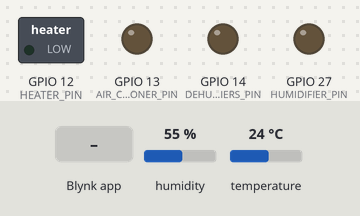
Bench run of a sketch on a simulated ESP32. Shown: switched loads named in the sketch (green lamp = pin HIGH), output pins drawn as LEDs (lit = HIGH). Inputs (shaded band) come from the test bench; at power-on: humidity 55 %, temperature 24 °C. WiFi joins after 1.5 s; servers stay silent unless stated.

Above: at 3.0 s.
3.1 s: Blynk app writes 1 to V1
At 4.3 s:
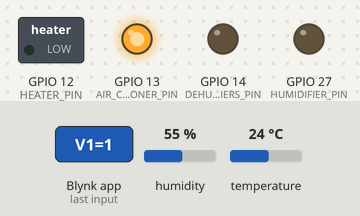
4.6 s: Blynk app writes 1 to V2
At 5.7 s:
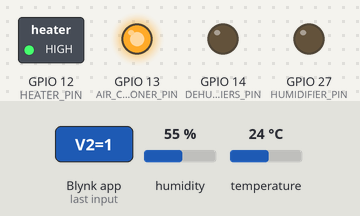
6.1 s: Blynk app writes 0 to V1
At 6.8 s:
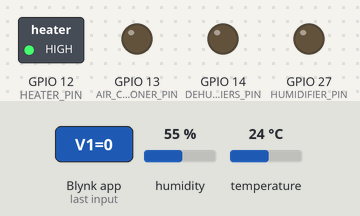
7.6 s: Blynk app writes 1 to V3
At 7.9 s:
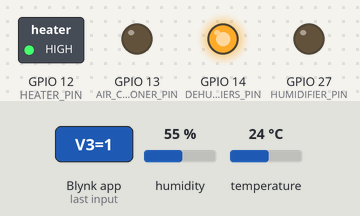
9.1 s: Blynk app writes 200 to V1
At 10.3 s:
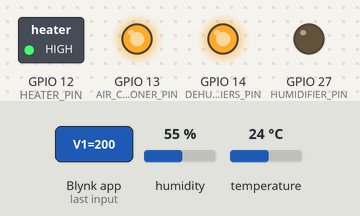
10.6 s: Blynk app writes 0 to V2
At 11.5 s:
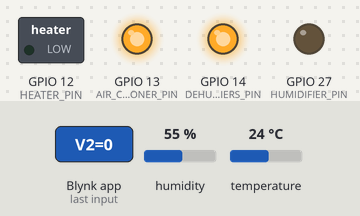
Timing chart, 0 to 13.1 s (numbered marks = the images above; inputs shaded):
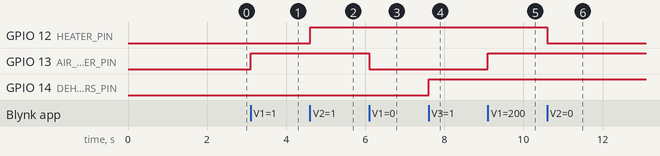

The sketch:

code.ino
```cpp
#include <WiFi.h>
#include <BlynkSimpleEsp32.h>
#include <DHT.h>


char ssid[] = "B9-106";
char pass[] = "1mot2hai3ba";


char auth[] = "ohvacSXCOIJC6SbrSJK9eClqNGFhQlZ0";


#define DHT_PIN 4  // kết nối cảm biến dht11 với chân D4
#define DHT_TYPE DHT11
#define AIR_CONDITIONER_PIN 13  // pinout của máy lạnh là chân D13
#define HEATER_PIN 12           //pin out của máy sưởi là chân D12
#define DEHUMIDIFIERS_PIN 14    //pin out của máy hút ẩm là chân D14
#define HUMIDIFIER_PIN 27       //PIN OUT CỦA MÁY PHUN SƯƠNG LÀ CHÂN D27
 int VIRTUAL_PIN_1;       // virtual_pin của máy lạnh
 int VIRTUAL_PIN_2;        // virtual_pin của máy sưởi
 int VIRTUAL_PIN_3;         // virtual_pin của máy hút ẩm
 int VIRTUAL_PIN_4;        // virtual_pin của máy phun sươngint
 int VIRTUAL_PIN_5;        // virtual_pin tắt hết các thiết bị
 int VIRTUAL_PIN_6;       // virtual_pin chế độ điều khiển tự động

//Trạng thái các nút bấm trên app blynk
bool b1_isPushOnApp = false;
bool b2_isPushOnApp = false;
bool b3_isPushOnApp = false;
bool b4_isPushOnApp = false;
bool b5_isPushOnApp = false;
bool b6_isPushOnApp = false;

////Hàm ghi giá trị VitualPin V1 vào biến VIRTUAL_PIN_1 với kiểu nguyên
BLYNK_WRITE(V1)
{
    VIRTUAL_PIN_1 = param.asInt();
    b1_isPushOnApp = true;
}
BLYNK_WRITE(V2)
{
    VIRTUAL_PIN_2 = param.asInt();
    b2_isPushOnApp = true;
}
BLYNK_WRITE(V3)
{
    VIRTUAL_PIN_3 = param.asInt();
    b3_isPushOnApp = true;
}
BLYNK_WRITE(V4)
{
    VIRTUAL_PIN_4 =param.asInt();
    b4_isPushOnApp = true;
}
BLYNK_WRITE(V5)
{
    VIRTUAL_PIN_5 = param.asInt();
    b5_isPushOnApp = true;
}
BLYNK_WRITE(V6)
{
    VIRTUAL_PIN_6 = param.asInt();
    b6_isPushOnApp = true;
}


int humDht = 0;           //biến lưu giá trị độ ẩm
double tempDht = 0;          //biến lưu giá trị nhiệt độ
DHT dht(DHT_PIN, DHT_TYPE);  //Định nghĩa cảm biến DHT11
BlynkTimer timer;           //Định nghĩa timer

void setup() {
  Serial.begin(115200);
  //Khởi tạo các pin OUTPUT
  pinMode(AIR_CONDITIONER_PIN, OUTPUT);
  pinMode(HEATER_PIN, OUTPUT);
  pinMode(DEHUMIDIFIERS_PIN, OUTPUT);
  pinMode(HUMIDIFIER_PIN, OUTPUT);
  //Set các OUTPUT ban đầu ở mức low
  digitalWrite(AIR_CONDITIONER_PIN, LOW);
  digitalWrite(HEATER_PIN, LOW);
  digitalWrite(DEHUMIDIFIERS_PIN, LOW);
  digitalWrite(HUMIDIFIER_PIN, LOW);


  dht.begin();                    // Bắt đầu đọc dữ liệu từ cảm biến DHT11
  Blynk.begin(auth, ssid, pass, "blynk.cloud", 80);  //Khởi tạo kết nối với Blynk
  //Set thời gian timer cho các hàm dọc dữ liệu và điều khiển
  timer.setInterval(300, getDhtData);
  timer.setInterval(300, sendDhtData);
  timer.setInterval(100, ctrlDevices);
  timer.setInterval(100, ctrlOffDevices);
  timer.setInterval(100, autoCtrl);

}
void loop() {
  Blynk.run();  //Khởi chạy Blynk
  timer.run();  //Khởi chạy timer
}
void getDhtData(void) {
  tempDht = dht.readTemperature();  //Đọc giá thị nhiệt độ
  humDht = dht.readHumidity();      //Đọc giá trị độ ẩm
}
void sendDhtData(void) {
  Blynk.virtualWrite(V7, tempDht);  //Nhiệt độ với pin V10
  Blynk.virtualWrite(V8, humDht);   // Độ ẩm với pin V11

}

void autoCtrl(void) {
  if (VIRTUAL_PIN_6)  //Khi nhấn nút Auto trên App thì sẽ thực hiện điều khiển tự động
  {
    //Nhiệt độ lớn hơn 30oC thì điều hòa
    if (tempDht >= 30) {
      digitalWrite(AIR_CONDITIONER_PIN, 1);
      Blynk.virtualWrite(V1, 1);
    } else {
      digitalWrite(AIR_CONDITIONER_PIN, 0);
      Blynk.virtualWrite(V1, 0);
    }
    //Nhiệt độ nhỏ hơn 16oC thì bật máy sưởi.
    if (tempDht <= 16) {
      digitalWrite(HEATER_PIN, 1);
      Blynk.virtualWrite(V2, 1);
    } else {
      digitalWrite(HEATER_PIN, 0);
      Blynk.virtualWrite(V2, 0);
    }

    //độ ẩm lớn hơn 80% thì bật máy hút ẩm
    if (humDht >= 80) {
      digitalWrite(DEHUMIDIFIERS_PIN, 1);
      Blynk.virtualWrite(V3, 1);
    } else {
      digitalWrite(DEHUMIDIFIERS_PIN, 0);
      Blynk.virtualWrite(V3, 0);
    }
    //độ ẩm nhỏ hơn 35% thì bật máy phun sương
    if (humDht <= 35) {
      digitalWrite(HUMIDIFIER_PIN, 1);
      Blynk.virtualWrite(V4, 1);
    } else {
      digitalWrite(HUMIDIFIER_PIN, 0);
      Blynk.virtualWrite(V4, 0);
    }
  }
}
// Hàm điều khiển tắt tất cả các thiết bị một lúc
void ctrlOffDevices(void) {
  if (b5_isPushOnApp) {
    digitalWrite(AIR_CONDITIONER_PIN, 0);
    Blynk.virtualWrite(V1, 0);
    digitalWrite(HEATER_PIN, 0);
    Blynk.virtualWrite(V2, 0);
    digitalWrite(DEHUMIDIFIERS_PIN, 0);
    Blynk.virtualWrite(V3, 0);
    digitalWrite(HUMIDIFIER_PIN, 0);
    Blynk.virtualWrite(V4, 0);
    b5_isPushOnApp = false;
  }
}
void ctrlDevices(void) {
  if (b1_isPushOnApp) {
    digitalWrite(AIR_CONDITIONER_PIN, (VIRTUAL_PIN_1));
    b1_isPushOnApp = false;
  }
  if (b2_isPushOnApp) {
    digitalWrite(HEATER_PIN, (VIRTUAL_PIN_2));
    b2_isPushOnApp = false;
  }
  if (b3_isPushOnApp) {
    digitalWrite(DEHUMIDIFIERS_PIN, (VIRTUAL_PIN_3));
    b3_isPushOnApp = false;
  }
  if (b4_isPushOnApp) {
    digitalWrite(HUMIDIFIER_PIN, (VIRTUAL_PIN_4));
    b4_isPushOnApp = false;
  }
}
```

Measured:
- after the input at 3.1 s, GPIO 13 (AIR_CONDITIONER_PIN): LOW → HIGH at once
- after the input at 4.6 s, GPIO 12 (HEATER_PIN): LOW → HIGH at once
- after the input at 6.1 s, GPIO 13 (AIR_CONDITIONER_PIN): HIGH → LOW at once
- after the input at 7.6 s, GPIO 14 (DEHUMIDIFIERS_PIN): LOW → HIGH at once
- after the input at 9.1 s, GPIO 13 (AIR_CONDITIONER_PIN): LOW → HIGH at once
- after the input at 10.6 s, GPIO 12 (HEATER_PIN): HIGH → LOW at once
